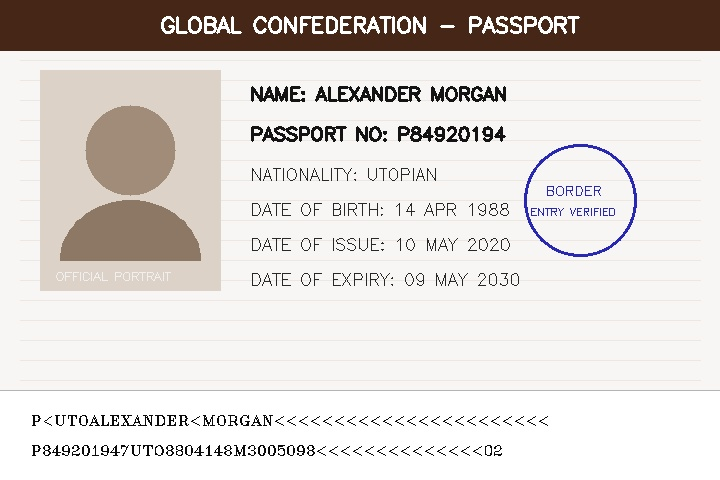
#> input picture backend/storage/documents/passport_alexander_morgan.jpg, 720 x 480 px
$ python -i forensics_service.py   (imports and definitions only)
#> lines starting #> are read from the running program, lines starting #| are printed output that depends on the picture; after the words box and inside, x2 and y2 are one past the last pixel; in counts of white or black regions, pixels touching at a corner belong together
import os
import io
import cv2
import numpy as np
from PIL import Image, ImageChops, ImageEnhance
from typing import List, Dict, Any, Optional

class ForensicsEngine:
    """
    Image Forensics Pipeline for Document Tampering and Forgery Detection.
    Features:
    1. Error Level Analysis (ELA) for digital compression anomalies & copy-paste detection.
    2. High-Frequency Noise & Texture Discontinuity Analysis (Laplacian/Sobel gradients).
    3. EXIF metadata analysis for editing tool fingerprints (Photoshop, GIMP, etc.).
    4. Portrait region boundary & seam anomaly localization.
    5. Stamp & signature threshold anomaly checks.
    """
    def __init__(self):
        self.model_version = "IDShield-Forensics-v2.1-hybrid"

    # [64 lines left out: functions analyze_metadata, perform_ela, not called in this run]

    def detect_edge_inconsistencies(self, image_path: str) -> List[Dict[str, Any]]:
        """
        Detect sharp localized edge discontinuities around potential portrait replacement
        or text modification zones using Sobel gradients and morphological operators.
        """
        findings = []
        try:
            img = cv2.imread(image_path)
#> img is the input picture: shape (480, 720, 3); mean B, G, R 209.3, 213.1, 218.6
            if img is None:
                return findings

            h, w = img.shape[:2]
#> h = 480; w = 720
            gray = cv2.cvtColor(img, cv2.COLOR_BGR2GRAY)
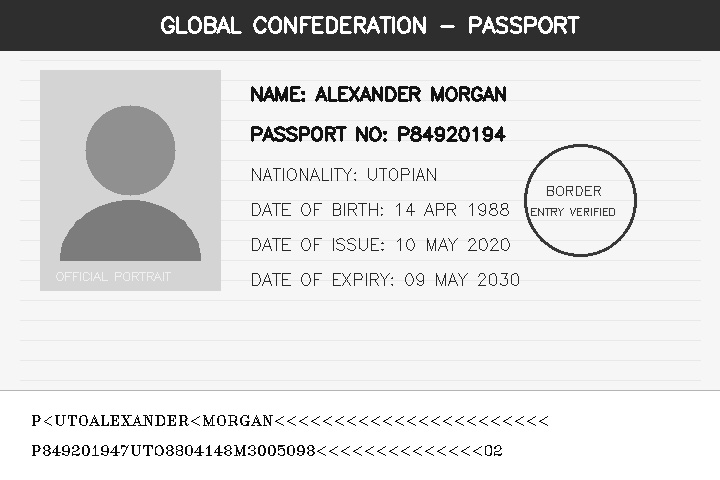
#> gray: shape (480, 720); min 3, max 255, mean 214.3

            # Detect high gradient borders in typical portrait zone (left third of passport/ID)
            portrait_zone = gray[int(h*0.2):int(h*0.8), int(w*0.05):int(w*0.4)]
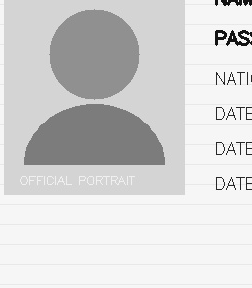
#> portrait_zone: shape (288, 252); min 14, max 253, mean 212.4
            if portrait_zone.size > 0:
                edges = cv2.Canny(portrait_zone, 80, 200)
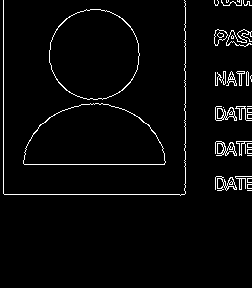
#> edges: shape (288, 252); 3.2% white in thin lines or dots, all inside (x1, y1, x2, y2) = (3, 0, 252, 196)
                edge_density = np.sum(edges > 0) / float(portrait_zone.size)
#> edge_density = 0.0324

                # Check for rectangular seam artifacts
                contours, _ = cv2.findContours(edges, cv2.RETR_EXTERNAL, cv2.CHAIN_APPROX_SIMPLE)
#> contours = 32 contours, 19 with area under 20; largest, box (x1, y1, x2, y2) and area: (23, 103, 166, 165) 6690, (49, 9, 140, 100) 6375, (215, 141, 237, 156) 151, (215, 106, 237, 121) 141, (215, 176, 237, 191) 134
                for cnt in contours:
                    x, y, cw, ch = cv2.boundingRect(cnt)
                    # Suspicious if there's an artificial rectangular boundary inside the portrait area
                    if cw > portrait_zone.shape[1] * 0.7 and ch > portrait_zone.shape[0] * 0.7:
                        findings.append({
                            "finding_type": "photo_manipulation_seam",
                            "severity": "critical",
                            "region_coordinates": [int(w*0.05 + x), int(h*0.2 + y), cw, ch],
                            "confidence": 0.88,
                            "explanation": "Detected sharp rectangular boundary inconsistency surrounding the photo area. High probability of photograph replacement/splicing.",
                            "model_version": self.model_version,
                            "recommended_checks": "Perform physical UV/IR examination of the laminate around photo edges."
                        })
                        break
#> this loop made 32 passes
#> (x, y, cw, ch) on passes 2, 3, 4, 5, 7, 8, 9, 10, 11, 12, 13, 15: (247, 184, 5, 5), (247, 178, 5, 5), (235, 176, 17, 14), (215, 176, 22, 15), (247, 149, 5, 5), (247, 143, 5, 5), (236, 141, 16, 15), (215, 141, 22, 15), (247, 114, 5, 5), (247, 108, 5, 5), (223, 107, 1, 1), (235, 106, 17, 15)
#> (cnt, x, y, cw, ch) on passes 1, 6, 14: ([[247, 190], [251, 190]], 247, 190, 5, 1), ([[247, 155], [251, 155]], 247, 155, 5, 1), ([[247, 106], [251, 106]], 247, 106, 5, 1)
#> after the loop, findings = []
        except Exception:
            pass
        return findings

    # [54 lines left out: function analyze_document_tampering, not called in this run]

forensics_engine = ForensicsEngine()

>>> result = ForensicsEngine().detect_edge_inconsistencies('../../storage/documents/passport_alexander_morgan.jpg')
#> result = []
